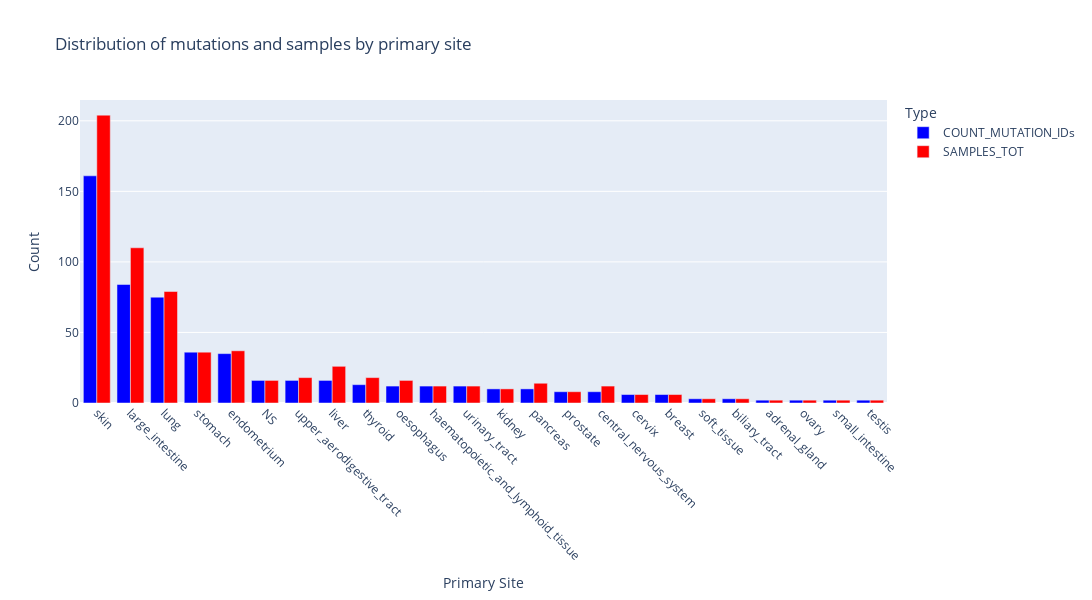

Notebook source saved alongside this figure:
### Code cell
tissue_grouped_df_sorted = processer.tissue_grouped_df.sort_values(by='COUNT_MUTATION_IDs', ascending=False)

#fig = px.bar(tissue_grouped_df_sorted, x='PRIMARY_SITE', y='COUNT_MUTATION_IDs', 
#             title='Distribution of mutations by primary site', 
#             labels={'COUNT_MUTATION_IDs': 'Count Mutation IDs', 'PRIMARY_SITE': 'Primary Site'},
#             color="PRIMARY_SITE",
#             width=1200, height=600)

fig = px.bar(tissue_grouped_df_sorted, x='PRIMARY_SITE', y=['COUNT_MUTATION_IDs', 'SAMPLES_TOT'], 
             title='Distribution of mutations and samples by primary site', 
             labels={'value': 'Count', 'variable': 'Type', 'PRIMARY_SITE': 'Primary Site'},
             color_discrete_map={"COUNT_MUTATION_IDs": "blue", "SAMPLES_TOT": "red"},
             barmode='group',
             width=1200, height=600)

fig.update_layout(xaxis={'tickangle': 45}, showlegend=True)
#transparent background
#fig.update_layout(plot_bgcolor='rgba(0,0,0,0)', paper_bgcolor='rgba(0,0,0,0)')

fig.show()

### Figure 1 — Plotly figure (JSON) as saved in the notebook; plotly's stock layout.template omitted (floating-point values rounded to 4 significant figures)
{"data": [{"alignmentgroup": "True", "hovertemplate": "Type=COUNT_MUTATION_IDs<br>Primary Site=%{x}<br>Count=%{y}<extra></extra>", "legendgroup": "COUNT_MUTATION_IDs", "marker": {"color": "blue", "pattern": {"shape": ""}}, "name": "COUNT_MUTATION_IDs", "offsetgroup": "COUNT_MUTATION_IDs", "orientation": "v", "showlegend": true, "textposition": "auto", "type": "bar", "x": ["skin", "large_intestine", "lung", "stomach", "endometrium", "NS", "upper_aerodigestive_tract", "liver", "thyroid", "oesophagus", "haematopoietic_and_lymphoid_tissue", "urinary_tract", "kidney", "pancreas", "prostate", "central_nervous_system", "cervix", "breast", "soft_tissue", "biliary_tract", "adrenal_gland", "ovary", "small_intestine", "testis"], "xaxis": "x", "y": [161, 84, 75, 36, 35, 16, 16, 16, 13, 12, 12, 12, 10, 10, 8, 8, 6, 6, 3, 3, 2, 2, 2, 2], "yaxis": "y"}, {"alignmentgroup": "True", "hovertemplate": "Type=SAMPLES_TOT<br>Primary Site=%{x}<br>Count=%{y}<extra></extra>", "legendgroup": "SAMPLES_TOT", "marker": {"color": "red", "pattern": {"shape": ""}}, "name": "SAMPLES_TOT", "offsetgroup": "SAMPLES_TOT", "orientation": "v", "showlegend": true, "textposition": "auto", "type": "bar", "x": ["skin", "large_intestine", "lung", "stomach", "endometrium", "NS", "upper_aerodigestive_tract", "liver", "thyroid", "oesophagus", "haematopoietic_and_lymphoid_tissue", "urinary_tract", "kidney", "pancreas", "prostate", "central_nervous_system", "cervix", "breast", "soft_tissue", "biliary_tract", "adrenal_gland", "ovary", "small_intestine", "testis"], "xaxis": "x", "y": [204, 110, 79, 36, 37, 16, 18, 26, 18, 16, 12, 12, 10, 14, 8, 12, 6, 6, 3, 3, 2, 2, 2, 2], "yaxis": "y"}], "layout": {"barmode": "group", "height": 600, "legend": {"title": {"text": "Type"}, "tracegroupgap": 0}, "showlegend": true, "title": {"text": "Distribution of mutations and samples by primary site"}, "width": 1200, "xaxis": {"anchor": "y", "autorange": true, "domain": [0, 1], "range": [-0.5, 23.5], "tickangle": 45, "title": {"text": "Primary Site"}, "type": "category"}, "yaxis": {"anchor": "x", "autorange": true, "domain": [0, 1], "range": [0, 214.7], "title": {"text": "Count"}, "type": "linear"}}}
